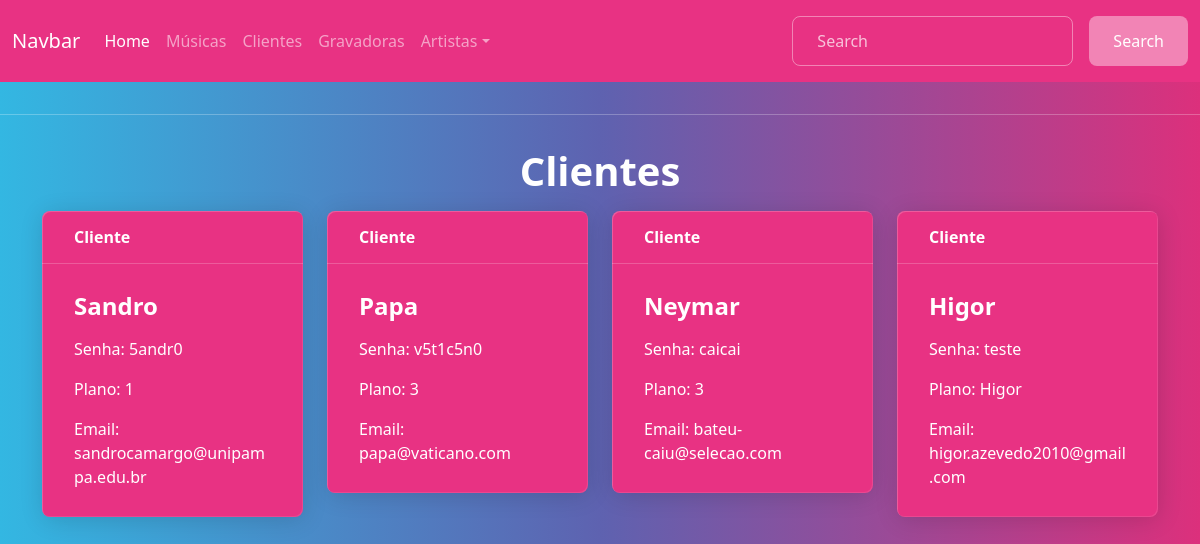
Before: /clientes with the older database file.
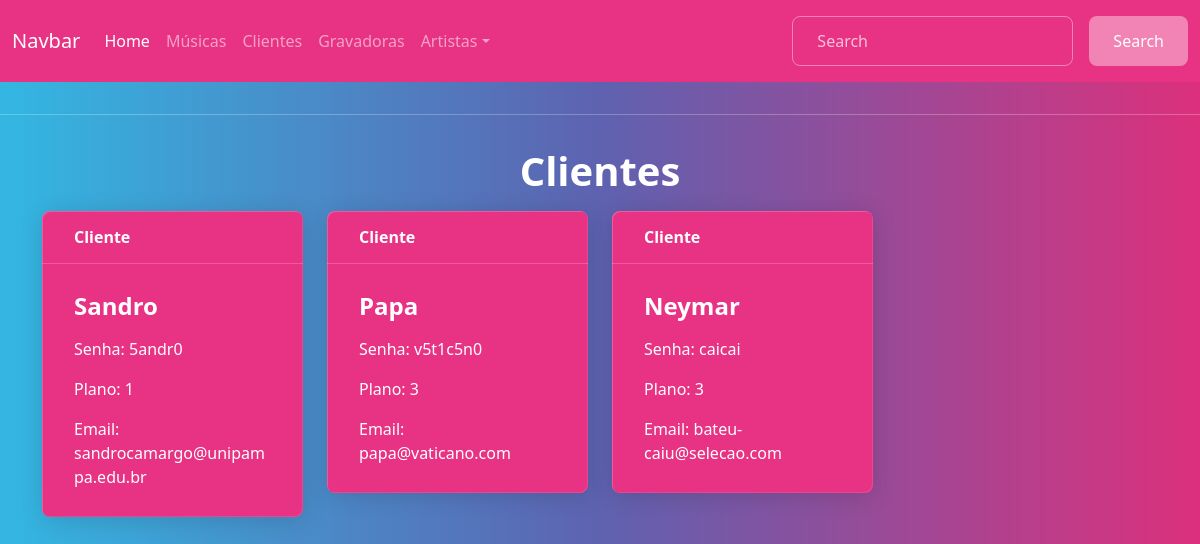
After: the same page with the newer database file.
### tables this page shows
CREATE TABLE clientes (
  id integer PRIMARY KEY autoincrement,
  login varchar(45) NOT NULL,
  senha varchar(45) NOT NULL,
  created timestamp NULL DEFAULT NULL,
  modified timestamp NULL DEFAULT NULL,
  planos_id integer NOT NULL,
  email varchar(50) DEFAULT NULL
);

### routes/clientes.py (the view)
@bp.route('/clientes', methods=['POST', 'GET'])
def handle__clientes():
    if request.method == 'GET':
        return get_clientes()
    elif request.method == 'POST':
        return add_cliente()

### db/database.py (called while the page is built)
def get_db():
    if 'db' not in g:
        g.db = sqlite3.connect(DATABASE)
        g.db.row_factory = sqlite3.Row
    return g.db

### routes/clientes.py (called while the page is built)
def get_clientes():
    try:
        db = get_db()
        cursor = db.cursor()
        cursor.execute('SELECT * FROM clientes')
        dados = cursor.fetchall()
        return render_template("clientes.html", dados = dados)
    except sqlite3.Error as e:
        return jsonify({'error': str(e)}), 500
    finally:
        db.close()

### templates/clientes.html
{% extends 'base.html' %}
{% block content %}
    <h1 class="text-center">{% block title %} Clientes {% endblock %}</h1>
    <div class="container">
        <div class="row">
            {% for dado in dados %}
            <div class="col-md-3 mb-4">
                <div class="card text-white bg-primary mb-3">
                    <div class="card-header">Cliente</div>
                    <div class="card-body">
                        <h4 class="card-title">{{ dado.login }}</h4>
                        <p class="card-text">Senha: {{ dado.senha }}</p>
                        <p class="card-text">Plano: {{ dado.planos_id }}</p>
                        <p class="card-text">Email: {{ dado.email }}</p>
                    </div>
                </div>
            </div>
            {% endfor %}
        </div>
    </div>
{% endblock %}

Changed rows visible on the page:
removed clientes: login "Higor", senha "teste", planos_id "Higor", email "higor.azevedo2010@gmail.com"
